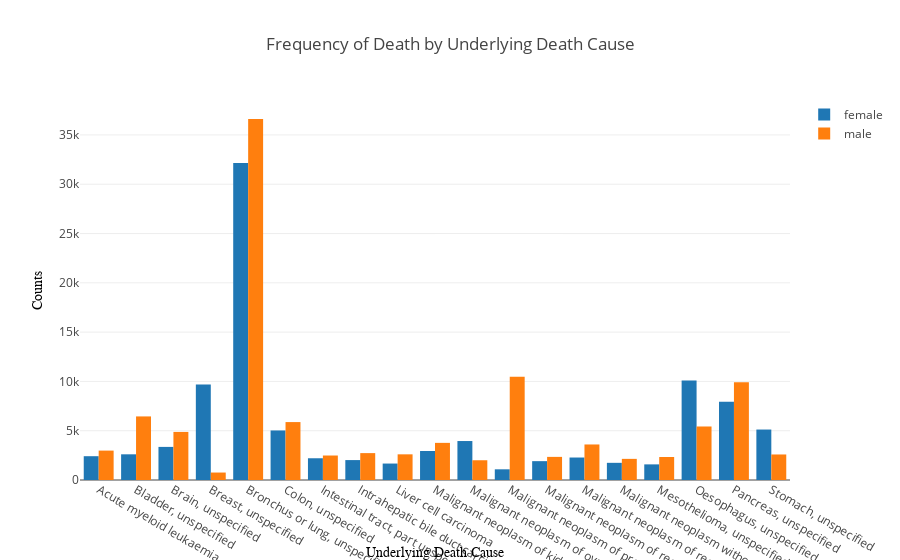

Source (notebook cell):
### Markdown cell above
## Frequency plots of Patient data

### Code cell
#group by sex and count the type of deaths

useable_groupings = ['DEATHCAUSECODE_UNDERLYING_DESC', 'ETHNICITY_DESC',
                     'DEATHLOCATIONCODE_DESC',]

av_patient_frequency(av_patient,useable_groupings[0])

### Figure 1 — Plotly figure (JSON) as saved in the notebook; plotly's stock layout.template omitted (floating-point values rounded to 4 significant figures)
{"data": [{"name": "female", "type": "bar", "uid": "0da2f51a-ac86-4dc0-837d-d8d5bd6a48ad", "x": ["Acute myeloid leukaemia", "Bladder, unspecified", "Brain, unspecified", "Breast, unspecified", "Bronchus or lung, unspecified", "Colon, unspecified", "Intestinal tract, part unspecified", "Intrahepatic bile duct carcinoma", "Liver cell carcinoma", "Malignant neoplasm of kidney, except renal pelvis", "Malignant neoplasm of ovary", "Malignant neoplasm of prostate", "Malignant neoplasm of rectosigmoid junction", "Malignant neoplasm of rectum", "Malignant neoplasm without specification of site", "Mesothelioma, unspecified", "Oesophagus, unspecified", "Pancreas, unspecified", "Stomach, unspecified"], "y": [2414, 2606, 3357, 9678, 32149, 5025, 2205, 2021, 1669, 2939, 3953, 1084, 1912, 2280, 1742, 1584, 10098, 7927, 5118]}, {"name": "male", "type": "bar", "uid": "df1b9b68-b202-4ec3-8de9-dbf5b2913fdf", "x": ["Acute myeloid leukaemia", "Bladder, unspecified", "Brain, unspecified", "Breast, unspecified", "Bronchus or lung, unspecified", "Colon, unspecified", "Intestinal tract, part unspecified", "Intrahepatic bile duct carcinoma", "Liver cell carcinoma", "Malignant neoplasm of kidney, except renal pelvis", "Malignant neoplasm of ovary", "Malignant neoplasm of prostate", "Malignant neoplasm of rectosigmoid junction", "Malignant neoplasm of rectum", "Malignant neoplasm without specification of site", "Mesothelioma, unspecified", "Oesophagus, unspecified", "Pancreas, unspecified", "Stomach, unspecified"], "y": [2982, 6449, 4878, 757, 36617, 5875, 2484, 2728, 2604, 3766, 2003, 10474, 2345, 3604, 2143, 2331, 5428, 9906, 2590]}], "layout": {"title": {"text": "Frequency of Death by Underlying Death Cause"}, "xaxis": {"title": {"font": {"color": "#000000", "family": "Courier New, monospace", "size": 14}, "text": "Underlying Death Cause"}}, "yaxis": {"title": {"font": {"color": "#000000", "family": "Courier New, monospace", "size": 14}, "text": "Counts"}}}}
